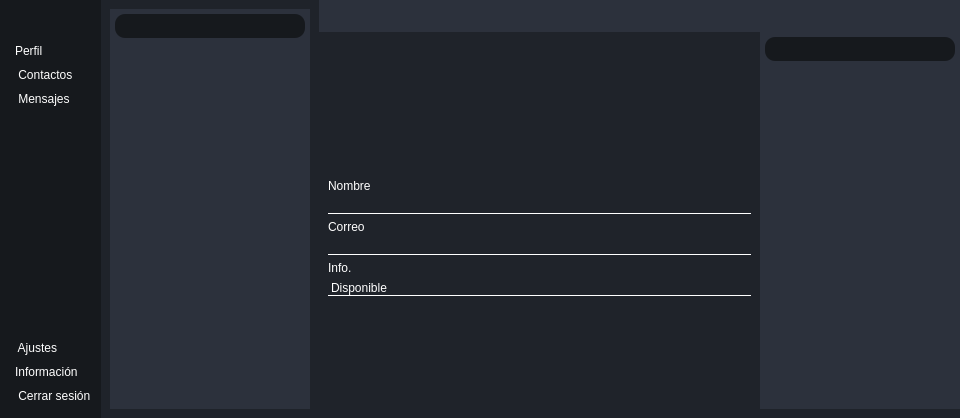
<?xml version="1.0" encoding="UTF-8"?>
<ui version="4.0">
 <class>MainWindow</class>
 <widget class="QMainWindow" name="MainWindow">
  <property name="geometry">
   <rect>
    <x>0</x>
    <y>0</y>
    <width>960</width>
    <height>418</height>
   </rect>
  </property>
  <property name="windowTitle">
   <string>MainWindow</string>
  </property>
  <property name="styleSheet">
   <string notr="true">*{
	font: 11pt &quot;Tempus Sans ITC&quot;;
	border: none;
	background-color: transparent;
	background: transparent;
	padding: 0;
	margin: 0;
	color: #fff;
}

#centralwidget{
	background-color: #1f232a;
}

#submenu{
	background-color: #16191d;
}

#submenu QPushButton{
text-align: left;
padding: 5px 10px;
border-radius:10px;
font: 11pt &quot;Tempus Sans ITC&quot;;
color: rgb(255,255,255 ); 
}

#submenu QPushButton:hover{
text-align: left;
padding: 5px 10px;
border-radius:10px;
font: 11pt &quot;Tempus Sans ITC&quot;;
color:rbg(255,255,255);
background-color: rgb(23,139,216);
}




#submenucentral, #rightsubmenu{
	background-color: #2c313c;
}

#frame_4, #frame_8{
	background-color: #16191d;
	border-radius: 10px;
}

#arriba{
	background-color: #2c313c;
}

#arriba QPushButton{
	border-radius:10px;
}

#arriba QPushButton:hover{
	background-color: qradialgradient(spread:pad, cx:0.5, cy:0.5, radius:0.5, fx:0.5, fy:0.5, stop:0.0852273 rgba(176, 235, 255, 167), stop:0.1 rgba(255, 255, 255, 255), stop:0.204545 rgba(151, 242, 255, 92), stop:0.426136 rgba(85, 170, 255, 255), stop:0.454545 rgba(125, 222, 255, 51), stop:0.596591 rgba(0, 158, 226, 228), stop:0.738636 rgba(180, 233, 255, 84), stop:0.818182 rgba(0, 85, 138, 205), stop:0.982955 rgba(255, 255, 255, 0))
}

arriba QFrame{
	background-color: rgb(138, 138, 138,180);
}</string>
  </property>
  <widget class="QWidget" name="centralwidget">
   <layout class="QHBoxLayout" name="horizontalLayout">
    <property name="spacing">
     <number>0</number>
    </property>
    <property name="leftMargin">
     <number>0</number>
    </property>
    <property name="topMargin">
     <number>0</number>
    </property>
    <property name="rightMargin">
     <number>0</number>
    </property>
    <property name="bottomMargin">
     <number>0</number>
    </property>
    <item>
     <widget class="QWidget" name="menu" native="true">
      <layout class="QVBoxLayout" name="verticalLayout">
       <property name="spacing">
        <number>0</number>
       </property>
       <property name="leftMargin">
        <number>0</number>
       </property>
       <property name="topMargin">
        <number>0</number>
       </property>
       <property name="rightMargin">
        <number>0</number>
       </property>
       <property name="bottomMargin">
        <number>0</number>
       </property>
       <item alignment="Qt::AlignLeft">
        <widget class="QWidget" name="submenu" native="true">
         <layout class="QVBoxLayout" name="verticalLayout_2">
          <property name="spacing">
           <number>0</number>
          </property>
          <property name="leftMargin">
           <number>5</number>
          </property>
          <property name="topMargin">
           <number>0</number>
          </property>
          <property name="rightMargin">
           <number>0</number>
          </property>
          <property name="bottomMargin">
           <number>0</number>
          </property>
          <item alignment="Qt::AlignTop">
           <widget class="QFrame" name="frame">
            <property name="frameShape">
             <enum>QFrame::StyledPanel</enum>
            </property>
            <property name="frameShadow">
             <enum>QFrame::Raised</enum>
            </property>
            <layout class="QHBoxLayout" name="horizontalLayout_2">
             <property name="spacing">
              <number>0</number>
             </property>
             <property name="leftMargin">
              <number>0</number>
             </property>
             <property name="topMargin">
              <number>5</number>
             </property>
             <property name="rightMargin">
              <number>0</number>
             </property>
             <property name="bottomMargin">
              <number>0</number>
             </property>
             <item>
              <widget class="QPushButton" name="menuBtn">
               <property name="text">
                <string/>
               </property>
               <property name="icon">
                <iconset>
                 <normaloff>feather/align-justify.svg</normaloff>feather/align-justify.svg</iconset>
               </property>
               <property name="iconSize">
                <size>
                 <width>24</width>
                 <height>24</height>
                </size>
               </property>
              </widget>
             </item>
            </layout>
           </widget>
          </item>
          <item alignment="Qt::AlignTop">
           <widget class="QFrame" name="frame_2">
            <property name="sizePolicy">
             <sizepolicy hsizetype="Preferred" vsizetype="Preferred">
              <horstretch>0</horstretch>
              <verstretch>0</verstretch>
             </sizepolicy>
            </property>
            <property name="frameShape">
             <enum>QFrame::StyledPanel</enum>
            </property>
            <property name="frameShadow">
             <enum>QFrame::Raised</enum>
            </property>
            <layout class="QVBoxLayout" name="verticalLayout_3">
             <property name="spacing">
              <number>0</number>
             </property>
             <property name="leftMargin">
              <number>0</number>
             </property>
             <property name="topMargin">
              <number>10</number>
             </property>
             <property name="rightMargin">
              <number>0</number>
             </property>
             <property name="bottomMargin">
              <number>10</number>
             </property>
             <item>
              <widget class="QPushButton" name="perfilBtn">
               <property name="text">
                <string>Perfil</string>
               </property>
               <property name="icon">
                <iconset>
                 <normaloff>feather/user.svg</normaloff>feather/user.svg</iconset>
               </property>
               <property name="iconSize">
                <size>
                 <width>24</width>
                 <height>24</height>
                </size>
               </property>
              </widget>
             </item>
             <item>
              <widget class="QPushButton" name="contactosBtn">
               <property name="text">
                <string> Contactos</string>
               </property>
               <property name="icon">
                <iconset>
                 <normaloff>feather/grid.svg</normaloff>feather/grid.svg</iconset>
               </property>
               <property name="iconSize">
                <size>
                 <width>24</width>
                 <height>24</height>
                </size>
               </property>
              </widget>
             </item>
             <item>
              <widget class="QPushButton" name="mensajesBtn">
               <property name="text">
                <string> Mensajes</string>
               </property>
               <property name="icon">
                <iconset>
                 <normaloff>feather/message-circle.svg</normaloff>feather/message-circle.svg</iconset>
               </property>
               <property name="iconSize">
                <size>
                 <width>24</width>
                 <height>24</height>
                </size>
               </property>
              </widget>
             </item>
            </layout>
           </widget>
          </item>
          <item>
           <spacer name="verticalSpacer">
            <property name="orientation">
             <enum>Qt::Vertical</enum>
            </property>
            <property name="sizeHint" stdset="0">
             <size>
              <width>20</width>
              <height>40</height>
             </size>
            </property>
           </spacer>
          </item>
          <item alignment="Qt::AlignTop">
           <widget class="QFrame" name="frame_3">
            <property name="frameShape">
             <enum>QFrame::StyledPanel</enum>
            </property>
            <property name="frameShadow">
             <enum>QFrame::Raised</enum>
            </property>
            <layout class="QVBoxLayout" name="verticalLayout_4">
             <property name="spacing">
              <number>0</number>
             </property>
             <property name="leftMargin">
              <number>0</number>
             </property>
             <property name="topMargin">
              <number>10</number>
             </property>
             <property name="rightMargin">
              <number>0</number>
             </property>
             <property name="bottomMargin">
              <number>10</number>
             </property>
             <item>
              <widget class="QPushButton" name="ajustesBtn">
               <property name="text">
                <string> Ajustes</string>
               </property>
               <property name="icon">
                <iconset>
                 <normaloff>feather/settings.svg</normaloff>feather/settings.svg</iconset>
               </property>
               <property name="iconSize">
                <size>
                 <width>24</width>
                 <height>24</height>
                </size>
               </property>
              </widget>
             </item>
             <item>
              <widget class="QPushButton" name="infoBtn">
               <property name="text">
                <string>Información</string>
               </property>
               <property name="icon">
                <iconset>
                 <normaloff>feather/info.svg</normaloff>feather/info.svg</iconset>
               </property>
               <property name="iconSize">
                <size>
                 <width>24</width>
                 <height>24</height>
                </size>
               </property>
              </widget>
             </item>
             <item>
              <widget class="QPushButton" name="csesionBtn">
               <property name="text">
                <string> Cerrar sesión</string>
               </property>
               <property name="icon">
                <iconset>
                 <normaloff>feather/log-out.svg</normaloff>feather/log-out.svg</iconset>
               </property>
               <property name="iconSize">
                <size>
                 <width>24</width>
                 <height>24</height>
                </size>
               </property>
              </widget>
             </item>
            </layout>
           </widget>
          </item>
         </layout>
        </widget>
       </item>
      </layout>
     </widget>
    </item>
    <item>
     <widget class="QWidget" name="menucentral" native="true">
      <property name="minimumSize">
       <size>
        <width>0</width>
        <height>0</height>
       </size>
      </property>
      <layout class="QVBoxLayout" name="verticalLayout_5">
       <item alignment="Qt::AlignLeft">
        <widget class="QWidget" name="submenucentral" native="true">
         <property name="sizePolicy">
          <sizepolicy hsizetype="Preferred" vsizetype="Preferred">
           <horstretch>0</horstretch>
           <verstretch>0</verstretch>
          </sizepolicy>
         </property>
         <property name="minimumSize">
          <size>
           <width>200</width>
           <height>0</height>
          </size>
         </property>
         <layout class="QVBoxLayout" name="verticalLayout_6">
          <property name="spacing">
           <number>5</number>
          </property>
          <property name="leftMargin">
           <number>5</number>
          </property>
          <property name="topMargin">
           <number>5</number>
          </property>
          <property name="rightMargin">
           <number>5</number>
          </property>
          <property name="bottomMargin">
           <number>5</number>
          </property>
          <item alignment="Qt::AlignTop">
           <widget class="QFrame" name="frame_4">
            <property name="frameShape">
             <enum>QFrame::StyledPanel</enum>
            </property>
            <property name="frameShadow">
             <enum>QFrame::Raised</enum>
            </property>
            <layout class="QHBoxLayout" name="horizontalLayout_3">
             <property name="spacing">
              <number>5</number>
             </property>
             <property name="leftMargin">
              <number>5</number>
             </property>
             <property name="topMargin">
              <number>5</number>
             </property>
             <property name="rightMargin">
              <number>5</number>
             </property>
             <property name="bottomMargin">
              <number>5</number>
             </property>
             <item>
              <widget class="QLabel" name="menuinferior">
               <property name="text">
                <string/>
               </property>
               <property name="alignment">
                <set>Qt::AlignCenter</set>
               </property>
              </widget>
             </item>
             <item alignment="Qt::AlignRight">
              <widget class="QPushButton" name="cerrarBtn1">
               <property name="toolTip">
                <string>Close Window</string>
               </property>
               <property name="text">
                <string/>
               </property>
               <property name="icon">
                <iconset>
                 <normaloff>feather/x-circle.svg</normaloff>feather/x-circle.svg</iconset>
               </property>
               <property name="iconSize">
                <size>
                 <width>24</width>
                 <height>24</height>
                </size>
               </property>
              </widget>
             </item>
            </layout>
           </widget>
          </item>
          <item>
           <widget class="QStackedWidget" name="mainmenu">
            <property name="styleSheet">
             <string notr="true"/>
            </property>
            <property name="currentIndex">
             <number>2</number>
            </property>
            <widget class="QWidget" name="ajustes">
             <layout class="QVBoxLayout" name="verticalLayout_7"/>
            </widget>
            <widget class="QWidget" name="informacion">
             <layout class="QVBoxLayout" name="verticalLayout_8"/>
            </widget>
            <widget class="QWidget" name="cerrar_sesion">
             <layout class="QVBoxLayout" name="verticalLayout_9"/>
            </widget>
           </widget>
          </item>
         </layout>
        </widget>
       </item>
      </layout>
     </widget>
    </item>
    <item>
     <widget class="QWidget" name="inicio" native="true">
      <property name="sizePolicy">
       <sizepolicy hsizetype="Expanding" vsizetype="Preferred">
        <horstretch>0</horstretch>
        <verstretch>0</verstretch>
       </sizepolicy>
      </property>
      <property name="styleSheet">
       <string notr="true"/>
      </property>
      <layout class="QVBoxLayout" name="verticalLayout_10">
       <property name="spacing">
        <number>0</number>
       </property>
       <property name="leftMargin">
        <number>0</number>
       </property>
       <property name="topMargin">
        <number>0</number>
       </property>
       <property name="rightMargin">
        <number>0</number>
       </property>
       <property name="bottomMargin">
        <number>0</number>
       </property>
       <item alignment="Qt::AlignTop">
        <widget class="QWidget" name="arriba" native="true">
         <layout class="QHBoxLayout" name="horizontalLayout_5">
          <item>
           <widget class="QFrame" name="frame_5">
            <property name="frameShape">
             <enum>QFrame::StyledPanel</enum>
            </property>
            <property name="frameShadow">
             <enum>QFrame::Raised</enum>
            </property>
            <layout class="QHBoxLayout" name="horizontalLayout_7">
             <property name="spacing">
              <number>0</number>
             </property>
             <property name="leftMargin">
              <number>0</number>
             </property>
             <property name="topMargin">
              <number>0</number>
             </property>
             <property name="rightMargin">
              <number>0</number>
             </property>
             <property name="bottomMargin">
              <number>0</number>
             </property>
             <item alignment="Qt::AlignHCenter">
              <widget class="QPushButton" name="notificacionBtn">
               <property name="text">
                <string/>
               </property>
               <property name="icon">
                <iconset>
                 <normaloff>feather/bell.svg</normaloff>feather/bell.svg</iconset>
               </property>
               <property name="iconSize">
                <size>
                 <width>24</width>
                 <height>24</height>
                </size>
               </property>
              </widget>
             </item>
            </layout>
           </widget>
          </item>
          <item>
           <widget class="QFrame" name="frame_6">
            <property name="frameShape">
             <enum>QFrame::StyledPanel</enum>
            </property>
            <property name="frameShadow">
             <enum>QFrame::Raised</enum>
            </property>
            <layout class="QHBoxLayout" name="horizontalLayout_6">
             <property name="spacing">
              <number>0</number>
             </property>
             <property name="leftMargin">
              <number>0</number>
             </property>
             <property name="topMargin">
              <number>0</number>
             </property>
             <property name="rightMargin">
              <number>0</number>
             </property>
             <property name="bottomMargin">
              <number>0</number>
             </property>
             <item alignment="Qt::AlignHCenter">
              <widget class="QPushButton" name="masBtn">
               <property name="text">
                <string/>
               </property>
               <property name="icon">
                <iconset>
                 <normaloff>feather/more-horizontal.svg</normaloff>feather/more-horizontal.svg</iconset>
               </property>
               <property name="iconSize">
                <size>
                 <width>24</width>
                 <height>24</height>
                </size>
               </property>
              </widget>
             </item>
            </layout>
           </widget>
          </item>
          <item alignment="Qt::AlignRight">
           <widget class="QFrame" name="frame_7">
            <property name="frameShape">
             <enum>QFrame::StyledPanel</enum>
            </property>
            <property name="frameShadow">
             <enum>QFrame::Raised</enum>
            </property>
            <layout class="QHBoxLayout" name="horizontalLayout_4">
             <property name="spacing">
              <number>15</number>
             </property>
             <property name="leftMargin">
              <number>0</number>
             </property>
             <property name="topMargin">
              <number>0</number>
             </property>
             <property name="rightMargin">
              <number>0</number>
             </property>
             <property name="bottomMargin">
              <number>0</number>
             </property>
             <item>
              <widget class="QPushButton" name="minBtn">
               <property name="text">
                <string/>
               </property>
               <property name="icon">
                <iconset>
                 <normaloff>feather/minus.svg</normaloff>feather/minus.svg</iconset>
               </property>
               <property name="iconSize">
                <size>
                 <width>24</width>
                 <height>24</height>
                </size>
               </property>
              </widget>
             </item>
             <item>
              <widget class="QPushButton" name="reducirBtn">
               <property name="text">
                <string/>
               </property>
               <property name="icon">
                <iconset>
                 <normaloff>feather/minimize.svg</normaloff>feather/minimize.svg</iconset>
               </property>
               <property name="iconSize">
                <size>
                 <width>24</width>
                 <height>24</height>
                </size>
               </property>
              </widget>
             </item>
             <item>
              <widget class="QPushButton" name="maxBtn">
               <property name="text">
                <string/>
               </property>
               <property name="icon">
                <iconset>
                 <normaloff>feather/maximize.svg</normaloff>feather/maximize.svg</iconset>
               </property>
               <property name="iconSize">
                <size>
                 <width>24</width>
                 <height>24</height>
                </size>
               </property>
              </widget>
             </item>
             <item>
              <widget class="QPushButton" name="cerrarBtn">
               <property name="text">
                <string/>
               </property>
               <property name="icon">
                <iconset>
                 <normaloff>feather/x.svg</normaloff>feather/x.svg</iconset>
               </property>
               <property name="iconSize">
                <size>
                 <width>24</width>
                 <height>24</height>
                </size>
               </property>
              </widget>
             </item>
            </layout>
           </widget>
          </item>
         </layout>
        </widget>
       </item>
       <item>
        <widget class="QWidget" name="maininicio" native="true">
         <property name="sizePolicy">
          <sizepolicy hsizetype="Preferred" vsizetype="Expanding">
           <horstretch>0</horstretch>
           <verstretch>0</verstretch>
          </sizepolicy>
         </property>
         <layout class="QHBoxLayout" name="horizontalLayout_8">
          <property name="spacing">
           <number>0</number>
          </property>
          <property name="leftMargin">
           <number>0</number>
          </property>
          <property name="topMargin">
           <number>0</number>
          </property>
          <property name="rightMargin">
           <number>0</number>
          </property>
          <item>
           <widget class="QWidget" name="maincontenido" native="true">
            <layout class="QVBoxLayout" name="verticalLayout_15">
             <property name="spacing">
              <number>0</number>
             </property>
             <property name="leftMargin">
              <number>0</number>
             </property>
             <property name="topMargin">
              <number>0</number>
             </property>
             <property name="rightMargin">
              <number>0</number>
             </property>
             <property name="bottomMargin">
              <number>0</number>
             </property>
             <item>
              <widget class="QStackedWidget" name="stackedWidget_2">
               <property name="currentIndex">
                <number>0</number>
               </property>
               <widget class="QWidget" name="perfil">
                <layout class="QVBoxLayout" name="verticalLayout_16">
                 <property name="spacing">
                  <number>0</number>
                 </property>
                 <property name="leftMargin">
                  <number>0</number>
                 </property>
                 <property name="topMargin">
                  <number>0</number>
                 </property>
                 <property name="rightMargin">
                  <number>0</number>
                 </property>
                 <property name="bottomMargin">
                  <number>0</number>
                 </property>
                 <item alignment="Qt::AlignTop">
                  <widget class="QFrame" name="frame_10">
                   <property name="frameShape">
                    <enum>QFrame::StyledPanel</enum>
                   </property>
                   <property name="frameShadow">
                    <enum>QFrame::Raised</enum>
                   </property>
                   <layout class="QHBoxLayout" name="horizontalLayout_10">
                    <item>
                     <spacer name="horizontalSpacer">
                      <property name="orientation">
                       <enum>Qt::Horizontal</enum>
                      </property>
                      <property name="sizeHint" stdset="0">
                       <size>
                        <width>40</width>
                        <height>20</height>
                       </size>
                      </property>
                     </spacer>
                    </item>
                    <item>
                     <widget class="QLabel" name="label">
                      <property name="minimumSize">
                       <size>
                        <width>120</width>
                        <height>120</height>
                       </size>
                      </property>
                      <property name="maximumSize">
                       <size>
                        <width>120</width>
                        <height>120</height>
                       </size>
                      </property>
                      <property name="text">
                       <string/>
                      </property>
                      <property name="pixmap">
                       <pixmap>usuario.png</pixmap>
                      </property>
                      <property name="scaledContents">
                       <bool>true</bool>
                      </property>
                     </widget>
                    </item>
                    <item>
                     <spacer name="horizontalSpacer_2">
                      <property name="orientation">
                       <enum>Qt::Horizontal</enum>
                      </property>
                      <property name="sizeHint" stdset="0">
                       <size>
                        <width>40</width>
                        <height>20</height>
                       </size>
                      </property>
                     </spacer>
                    </item>
                    <item alignment="Qt::AlignHCenter">
                     <widget class="QPushButton" name="pushButton">
                      <property name="text">
                       <string/>
                      </property>
                      <property name="icon">
                       <iconset>
                        <normaloff>feather/edit.svg</normaloff>feather/edit.svg</iconset>
                      </property>
                      <property name="iconSize">
                       <size>
                        <width>30</width>
                        <height>30</height>
                       </size>
                      </property>
                     </widget>
                    </item>
                    <item>
                     <spacer name="horizontalSpacer_3">
                      <property name="orientation">
                       <enum>Qt::Horizontal</enum>
                      </property>
                      <property name="sizeType">
                       <enum>QSizePolicy::Fixed</enum>
                      </property>
                      <property name="sizeHint" stdset="0">
                       <size>
                        <width>30</width>
                        <height>20</height>
                       </size>
                      </property>
                     </spacer>
                    </item>
                   </layout>
                  </widget>
                 </item>
                 <item>
                  <widget class="QFrame" name="frame_9">
                   <property name="sizePolicy">
                    <sizepolicy hsizetype="Preferred" vsizetype="Expanding">
                     <horstretch>0</horstretch>
                     <verstretch>0</verstretch>
                    </sizepolicy>
                   </property>
                   <property name="frameShape">
                    <enum>QFrame::StyledPanel</enum>
                   </property>
                   <property name="frameShadow">
                    <enum>QFrame::Raised</enum>
                   </property>
                   <layout class="QVBoxLayout" name="verticalLayout_19">
                    <item>
                     <widget class="QLabel" name="label_2">
                      <property name="text">
                       <string>Nombre</string>
                      </property>
                     </widget>
                    </item>
                    <item>
                     <widget class="QLabel" name="label_3">
                      <property name="styleSheet">
                       <string notr="true">border-bottom: 1px solid white;</string>
                      </property>
                      <property name="text">
                       <string/>
                      </property>
                     </widget>
                    </item>
                    <item>
                     <widget class="QLabel" name="label_4">
                      <property name="text">
                       <string>Correo</string>
                      </property>
                     </widget>
                    </item>
                    <item>
                     <widget class="QLabel" name="label_5">
                      <property name="styleSheet">
                       <string notr="true">border-bottom: 1px solid white;</string>
                      </property>
                      <property name="text">
                       <string/>
                      </property>
                     </widget>
                    </item>
                    <item>
                     <widget class="QLabel" name="label_6">
                      <property name="text">
                       <string>Info.</string>
                      </property>
                     </widget>
                    </item>
                    <item>
                     <widget class="QLabel" name="label_7">
                      <property name="styleSheet">
                       <string notr="true">border-bottom: 1px solid white;</string>
                      </property>
                      <property name="text">
                       <string>Disponible</string>
                      </property>
                     </widget>
                    </item>
                    <item>
                     <spacer name="verticalSpacer_2">
                      <property name="orientation">
                       <enum>Qt::Vertical</enum>
                      </property>
                      <property name="sizeHint" stdset="0">
                       <size>
                        <width>20</width>
                        <height>40</height>
                       </size>
                      </property>
                     </spacer>
                    </item>
                   </layout>
                  </widget>
                 </item>
                </layout>
               </widget>
               <widget class="QWidget" name="contactos">
                <layout class="QVBoxLayout" name="verticalLayout_17">
                 <property name="spacing">
                  <number>0</number>
                 </property>
                 <property name="leftMargin">
                  <number>0</number>
                 </property>
                 <property name="topMargin">
                  <number>0</number>
                 </property>
                 <property name="rightMargin">
                  <number>0</number>
                 </property>
                 <property name="bottomMargin">
                  <number>0</number>
                 </property>
                </layout>
               </widget>
               <widget class="QWidget" name="mensajes">
                <layout class="QVBoxLayout" name="verticalLayout_18">
                 <property name="spacing">
                  <number>0</number>
                 </property>
                 <property name="leftMargin">
                  <number>0</number>
                 </property>
                 <property name="topMargin">
                  <number>0</number>
                 </property>
                 <property name="rightMargin">
                  <number>0</number>
                 </property>
                 <property name="bottomMargin">
                  <number>0</number>
                 </property>
                </layout>
               </widget>
              </widget>
             </item>
            </layout>
           </widget>
          </item>
          <item alignment="Qt::AlignRight">
           <widget class="QWidget" name="rightmenu" native="true">
            <property name="minimumSize">
             <size>
              <width>200</width>
              <height>0</height>
             </size>
            </property>
            <layout class="QVBoxLayout" name="verticalLayout_11">
             <property name="spacing">
              <number>0</number>
             </property>
             <property name="leftMargin">
              <number>0</number>
             </property>
             <property name="topMargin">
              <number>0</number>
             </property>
             <property name="rightMargin">
              <number>0</number>
             </property>
             <property name="bottomMargin">
              <number>0</number>
             </property>
             <item>
              <widget class="QWidget" name="rightsubmenu" native="true">
               <property name="minimumSize">
                <size>
                 <width>200</width>
                 <height>0</height>
                </size>
               </property>
               <layout class="QVBoxLayout" name="verticalLayout_12">
                <property name="spacing">
                 <number>5</number>
                </property>
                <property name="leftMargin">
                 <number>5</number>
                </property>
                <property name="topMargin">
                 <number>5</number>
                </property>
                <property name="rightMargin">
                 <number>5</number>
                </property>
                <property name="bottomMargin">
                 <number>5</number>
                </property>
                <item>
                 <widget class="QFrame" name="frame_8">
                  <property name="frameShape">
                   <enum>QFrame::StyledPanel</enum>
                  </property>
                  <property name="frameShadow">
                   <enum>QFrame::Raised</enum>
                  </property>
                  <layout class="QHBoxLayout" name="horizontalLayout_9">
                   <property name="spacing">
                    <number>5</number>
                   </property>
                   <property name="leftMargin">
                    <number>5</number>
                   </property>
                   <property name="topMargin">
                    <number>5</number>
                   </property>
                   <property name="rightMargin">
                    <number>5</number>
                   </property>
                   <property name="bottomMargin">
                    <number>5</number>
                   </property>
                   <item>
                    <widget class="QLabel" name="menusuperior">
                     <property name="text">
                      <string/>
                     </property>
                     <property name="alignment">
                      <set>Qt::AlignCenter</set>
                     </property>
                    </widget>
                   </item>
                   <item alignment="Qt::AlignRight">
                    <widget class="QPushButton" name="cerrarBtn2">
                     <property name="text">
                      <string/>
                     </property>
                     <property name="icon">
                      <iconset>
                       <normaloff>feather/x-circle.svg</normaloff>feather/x-circle.svg</iconset>
                     </property>
                     <property name="iconSize">
                      <size>
                       <width>24</width>
                       <height>24</height>
                      </size>
                     </property>
                    </widget>
                   </item>
                  </layout>
                 </widget>
                </item>
                <item>
                 <widget class="QStackedWidget" name="stackedWidget">
                  <property name="currentIndex">
                   <number>1</number>
                  </property>
                  <widget class="QWidget" name="notificaciones">
                   <layout class="QVBoxLayout" name="verticalLayout_13"/>
                  </widget>
                  <widget class="QWidget" name="mas">
                   <layout class="QVBoxLayout" name="verticalLayout_14"/>
                  </widget>
                 </widget>
                </item>
               </layout>
              </widget>
             </item>
            </layout>
           </widget>
          </item>
         </layout>
        </widget>
       </item>
      </layout>
     </widget>
    </item>
   </layout>
  </widget>
 </widget>
 <resources/>
 <connections/>
</ui>
